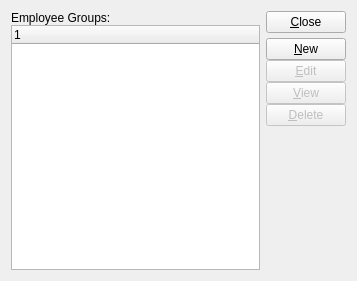
<?xml version="1.0" encoding="UTF-8"?>
<ui version="4.0">
 <comment>This file is part of the xTuple ERP: PostBooks Edition, a free and
open source Enterprise Resource Planning software suite,
Copyright (c) 1999-2018 by OpenMFG LLC, d/b/a xTuple.
It is licensed to you under the Common Public Attribution License
version 1.0, the full text of which (including xTuple-specific Exhibits)
is available at www.xtuple.com/CPAL.  By using this software, you agree
to be bound by its terms.</comment>
 <class>empGroups</class>
 <widget class="QWidget" name="empGroups">
  <property name="geometry">
   <rect>
    <x>0</x>
    <y>0</y>
    <width>357</width>
    <height>281</height>
   </rect>
  </property>
  <property name="windowTitle">
   <string>List Employee Groups</string>
  </property>
  <layout class="QHBoxLayout">
   <item>
    <layout class="QVBoxLayout">
     <property name="spacing">
      <number>0</number>
     </property>
     <property name="margin">
      <number>0</number>
     </property>
     <item>
      <widget class="QLabel" name="_empGroupsLit">
       <property name="text">
        <string>Employee Groups:</string>
       </property>
      </widget>
     </item>
     <item>
      <widget class="XTreeWidget" name="_empgrp"/>
     </item>
    </layout>
   </item>
   <item>
    <layout class="QVBoxLayout">
     <property name="spacing">
      <number>5</number>
     </property>
     <property name="margin">
      <number>0</number>
     </property>
     <item>
      <widget class="QPushButton" name="_close">
       <property name="text">
        <string>&amp;Close</string>
       </property>
      </widget>
     </item>
     <item>
      <layout class="QVBoxLayout">
       <property name="spacing">
        <number>0</number>
       </property>
       <property name="margin">
        <number>0</number>
       </property>
       <item>
        <widget class="QPushButton" name="_new">
         <property name="text">
          <string>&amp;New</string>
         </property>
        </widget>
       </item>
       <item>
        <widget class="QPushButton" name="_edit">
         <property name="enabled">
          <bool>false</bool>
         </property>
         <property name="text">
          <string>&amp;Edit</string>
         </property>
        </widget>
       </item>
       <item>
        <widget class="QPushButton" name="_view">
         <property name="enabled">
          <bool>false</bool>
         </property>
         <property name="text">
          <string>&amp;View</string>
         </property>
        </widget>
       </item>
       <item>
        <widget class="QPushButton" name="_delete">
         <property name="enabled">
          <bool>false</bool>
         </property>
         <property name="text">
          <string>&amp;Delete</string>
         </property>
        </widget>
       </item>
      </layout>
     </item>
     <item>
      <spacer name="Spacer21">
       <property name="orientation">
        <enum>Qt::Vertical</enum>
       </property>
       <property name="sizeType">
        <enum>QSizePolicy::Expanding</enum>
       </property>
       <property name="sizeHint" stdset="0">
        <size>
         <width>20</width>
         <height>20</height>
        </size>
       </property>
      </spacer>
     </item>
    </layout>
   </item>
  </layout>
 </widget>
 <layoutdefault spacing="6" margin="11"/>
 <customwidgets>
  <customwidget>
   <class>XTreeWidget</class>
   <extends>QTreeWidget</extends>
   <header>xtreewidget.h</header>
   <container>1</container>
  </customwidget>
 </customwidgets>
 <tabstops>
  <tabstop>_empgrp</tabstop>
  <tabstop>_new</tabstop>
  <tabstop>_edit</tabstop>
  <tabstop>_view</tabstop>
  <tabstop>_delete</tabstop>
  <tabstop>_close</tabstop>
 </tabstops>
 <resources/>
 <connections>
  <connection>
   <sender>_close</sender>
   <signal>clicked()</signal>
   <receiver>empGroups</receiver>
   <slot>close()</slot>
   <hints>
    <hint type="sourcelabel">
     <x>20</x>
     <y>20</y>
    </hint>
    <hint type="destinationlabel">
     <x>20</x>
     <y>20</y>
    </hint>
   </hints>
  </connection>
  <connection>
   <sender>_empgrp</sender>
   <signal>valid(bool)</signal>
   <receiver>_view</receiver>
   <slot>setEnabled(bool)</slot>
   <hints>
    <hint type="sourcelabel">
     <x>20</x>
     <y>20</y>
    </hint>
    <hint type="destinationlabel">
     <x>20</x>
     <y>20</y>
    </hint>
   </hints>
  </connection>
 </connections>
</ui>
